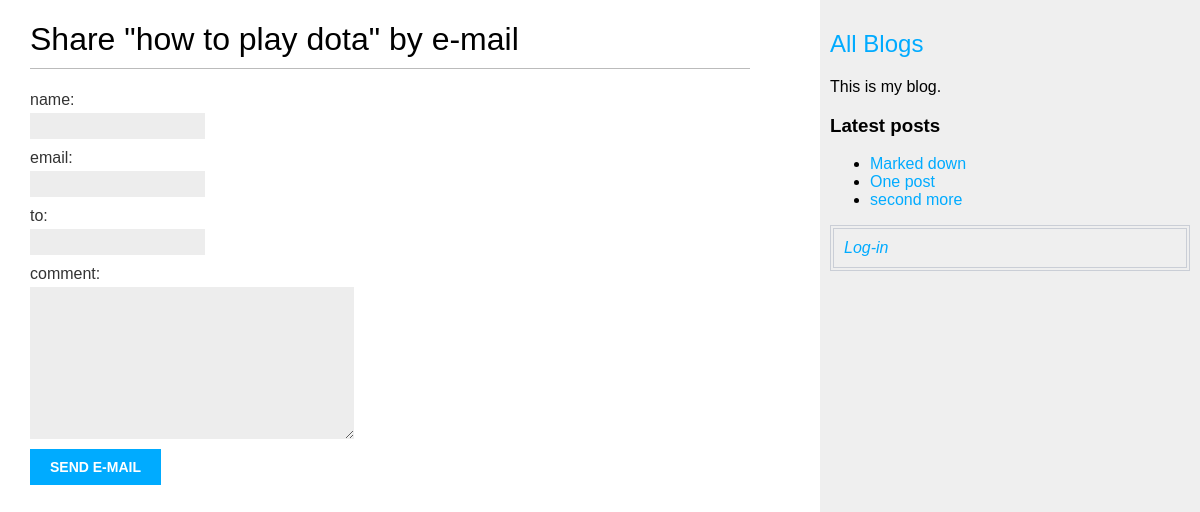
/en/blog/1/share/, run on the app's committed database.
### blog/models.py (models this page shows, shortened)
class Post(models.Model):
    objects = models.Manager()  # The default manager.
    published = PublishedManager()
    title = models.CharField(_('title'),max_length = 250)
    slug = models.SlugField(max_length = 250,
                            unique_for_date = 'publish')
    author = models.ForeignKey(
        User, on_delete = models.CASCADE,
        related_name = 'blog_posts')
    body = models.TextField()
    publish = models.DateTimeField(default = timezone.now)
    created = models.DateTimeField(auto_now_add = True)
    updated = models.DateTimeField(auto_now = True)
    STATUS_CHOICES = (
        ('draft', 'Draft'),
        ('published', 'Published')
    )
    status = models.CharField(_('status'),
                              max_length = 10,
                              choices = STATUS_CHOICES,
                              default = 'draft')
    def get_absolute_url(self):
        return reverse('blog:post_detail',
                       args = [self.publish.year,
                               self.publish.month,
                               self.publish.day,
                               self.slug],
                       )
    class Meta:
        ordering = ('-publish',)

### blog/views.py (the view)
def post_share(request, post_id):
    post = get_object_or_404(Post, id = post_id, status = 'published')
    sent = False
    if request.method == 'POST':
        form = EmailPostForm(request.POST)
        if form.is_valid():  # . You can see a list of validation errors by accessing form.errors
            cd = form.cleaned_data
            post_url = request.build_absolute_uri(
                post.get_absolute_url())
            subject = f"{cd['name']} recommends you read " \
                      f"{post.title}"
            message = f"Read {post.title} at {post_url}\n\n" \
                      f"{cd['name']}\'s comments: {cd['comments']}"
            send_mail(subject, message, 'vladkozulin@mail.ru',
                      [cd['to']])
            sent = True
    else:
        form = EmailPostForm()
    return render(request, 'blog/post/share.html', {'post': post,
                                                    'form': form,
                                                    'sent': sent})

### blog/forms.py
class EmailPostForm(forms.Form):
    name = forms.CharField(label = _('name'), max_length = 25)
    email = forms.EmailField(label = _('email'))
    to = forms.EmailField(label = _('to'))
    comments = forms.CharField(label = _('comment'), required = False, widget = forms.Textarea)

### blog/models.py (called while the page is built)
    def get_queryset(self):
        return super().get_queryset().filter(status = 'published')

### blog/templatetags/blog_tags.py (called while the page is built)
@register.inclusion_tag('blog/post/latest.html')
def show_latest_posts(count = 2):
    latest_posts = Post.published.order_by('-publish')[:count]
    return {'latest_posts': latest_posts}

### cart/context_processors.py (called while the page is built)
def cart(request):
    return {'cart': Cart(request)}

### blog/templates/blog/post/share.html (shortened to what this page needs)
{% extends "blog/base.html" %}
{% block content %}
{% if sent %}
<h1>E-mail successfully sent</h1>
<p>
	"{{ post.title }}" was successfully sent to {{ form.cleaned_data.to }}.
</p>
{% else %}
<h1>Share "{{ post.title }}" by e-mail</h1>
<form method="post">
	{% for field in form %}
	<div>
		{{ field.label_tag }} {{ field }}
	</div>
	{% endfor %}
	<input type="submit" value="Send e-mail">
</form>
{% endif %}
{% endblock %}

### blog/templates/blog/post/latest.html
<ul>
	{% for post in latest_posts %}
	<li>
		<a href="{{ post.get_absolute_url }}">{{ post.title }}</a>
	</li>
	{% endfor %}
</ul>

### blog/static/css/blog.css (style rules this page uses)
body { margin: 0; padding: 0; font-family: helvetica, sans-serif; }
a { color: #00abff; text-decoration: none; }
h1 { font-weight: normal; border-bottom: 1px solid #bbb; padding: 0 0 10px 0; }
label { float: left; clear: both; color: #333; margin-bottom: 4px; }
input, textarea { clear: both; float: left; margin: 0 0 10px; background: #ededed; border: 0; padding: 6px 10px; font-size: 12px; }
input[type=submit] { font-weight: bold; background: #00abff; color: #fff; padding: 10px 20px; font-size: 14px; text-transform: uppercase; }

### data on the page
Post: title "how to play dota"
Post: title "Marked down"
Post: title "One post"
Post: title "second more"

### other printed values
{{ field.label_tag }} "name:" "email:" "to:" "comment:"
